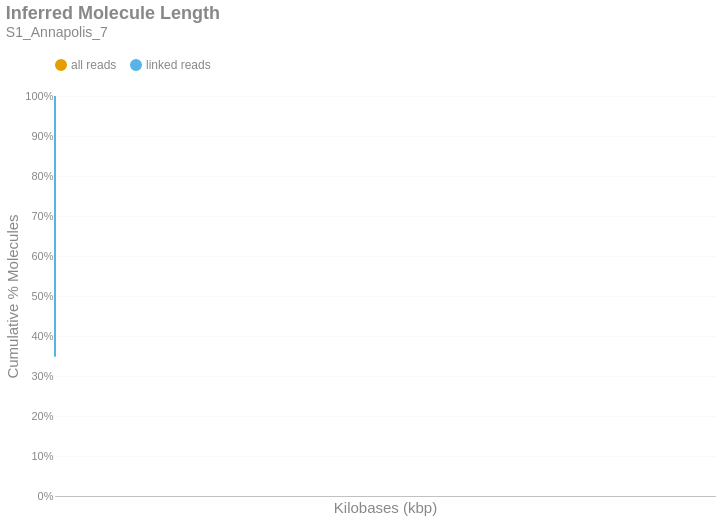

The notebook cell saved with this chart:
### Markdown cell above
### Inferred Molecule Length
This is the cumulative frequency distribution of molecule lengths inferred from the first and last alignment positions along a contig for all alignments associated with a single linked-read barcode on a given contig.There are two distributions: one with `all` the alignments (yellow) and another with only `linked reads` (blue). The percent of molecules in the `linked reads` distribution is relative to the total number of linked molecules.

### Code cell
if SKIPLR:
    print_html(f"Skipped")
else:
    binned_df = consolidated_hist(valids['length_inferred']/1000, mask, 10, True)
    binned_df = binned_df.with_columns(
        pl.when(pl.col('bin').cast(pl.Utf8) == '0').then(pl.lit('1')).otherwise(pl.col('bin').cast(pl.Utf8)).alias('bin')
    )
    with SafeRender(binned_df):
        (
            density_plot(binned_df, 'Inferred Molecule Length', samplename, 'inferredlen')
            .transform_calculate(bin_kb='datum.bin / 1000')
            .encode(
                x=alt.X('bin_kb:Q', title="Kilobases (kbp)").scale(type='log', padding=0).axis(labelAngle=-40),
                y=alt.Y('value:Q', title='Cumulative % Molecules')
                    .axis(format='%')
                    .stack(False)
                    .scale(domainMin=0, domainMax=1,padding=0),
                color=alt.Color("key:N").scale(domain = ["all reads", "linked reads"]),
                tooltip = [
                    alt.Tooltip("key:N", title = "Data Type"),
                    alt.Tooltip("range_label:N", title="Kilobases"),
                    alt.Tooltip("value:Q", format = ".2%", title="% Molecules (Cum.)")
                ]
            )
        ).display()

### Figure 1 — Vega-Lite specification as saved in the notebook (floating-point values rounded to 4 significant figures; data arrays with more than 128 entries replaced by an {"elided": "..."} marker saying what was removed)
{"width": "container", "height": 400, "config": {"title": {"anchor": "start", "dy": -15, "fontSize": 18, "color": "#888888", "subtitleColor": "#888888", "subtitleFontSize": 14}, "arc": {"fill": "#0072B2"}, "axis": {"domainColor": "#888888", "domainWidth": 0.5, "gridWidth": 0.2, "grid": false, "titleFontWeight": 400, "titleFontSize": 15, "labelFontSize": 11, "labelColor": "#888888", "tickColor": "#888888", "tickWidth": 0.2, "titleColor": "#888888"}, "axisBand": {"grid": false}, "axisX": {"grid": true, "tickSize": 10, "domainCap": "round"}, "axisY": {"domain": false, "grid": true, "tickSize": 0, "domainCap": "round"}, "background": "transparent", "header": {"labelFontSize": 15, "labelColor": "#888888", "titleFontSize": 15, "titleFontWeight": 600, "titleColor": "#888888"}, "legend": {"labelFont": "sans-serif", "labelFontSize": 12, "labelColor": "#888888", "symbolSize": 100, "symbolType": "circle", "titleFontSize": 12, "titlePadding": 10, "titleColor": "#888888", "title": null, "orient": "top"}, "range": {"category": ["#E69F00", "#56B4E9", "#009E73", "#F0E442", "#0072B2", "#D55E00", "#CC79A7", "#000000"], "diverging": ["#cfe8f3", "#a2d4ec", "#73bfe2", "#46abdb", "#1696d2", "#12719e"]}, "area": {"fill": "#0072B2", "fillOpacity": 0.7, "line": true, "strokeOpacity": 0.7}, "line": {"color": "#0072B2", "stroke": "#0072B2", "strokeWidth": 2}, "trail": {"color": "#0072B2", "stroke": "#0072B2", "strokeWidth": 0, "size": 1}, "point": {"filled": true, "fillOpacity": 1.0, "size": 95}, "text": {"color": "#888888", "fontSize": 11, "align": "right", "fontWeight": 400, "size": 11}, "bar": {"fill": "#0072B2", "stroke": null}, "view": {"stroke": null, "continuousWidth": 660, "continuousHeight": 400}}, "data": {"name": "data-252729d81d5ccd72eed7925e7d94f85a"}, "mark": {"type": "line", "interpolate": "monotone", "point": {"opacity": 0, "size": 275}}, "encoding": {"color": {"field": "key", "scale": {"domain": ["all reads", "linked reads"]}, "type": "nominal"}, "tooltip": [{"field": "key", "title": "Data Type", "type": "nominal"}, {"field": "range_label", "title": "Kilobases", "type": "nominal"}, {"field": "value", "format": ".2%", "title": "% Molecules (Cum.)", "type": "quantitative"}], "x": {"axis": {"labelAngle": -40}, "field": "bin_kb", "scale": {"type": "log", "padding": 0}, "title": "Kilobases (kbp)", "type": "quantitative"}, "y": {"axis": {"format": "%"}, "field": "value", "scale": {"domainMin": 0, "domainMax": 1, "padding": 0}, "stack": false, "title": "Cumulative % Molecules", "type": "quantitative"}}, "params": [{"name": "param_c36ac31b6afebe62", "select": {"type": "point", "fields": ["key"]}, "bind": "legend"}], "title": {"text": "Inferred Molecule Length", "subtitle": "S1_Annapolis_7"}, "transform": [{"fold": ["all reads (cumsum)", "linked reads (cumsum)"]}, {"calculate": "replace(datum.key, ' (cumsum)', '')", "as": "key"}, {"filter": {"param": "param_c36ac31b6afebe62"}}, {"calculate": "datum.bin / 1000", "as": "bin_kb"}], "usermeta": {"embedOptions": {"downloadFileName": "S1_Annapolis_7.inferredlen"}}, "$schema": "https://vega.github.io/schema/vega-lite/v6.1.0.json", "datasets": {"data-252729d81d5ccd72eed7925e7d94f85a": {"elided": "784 records"}}}
